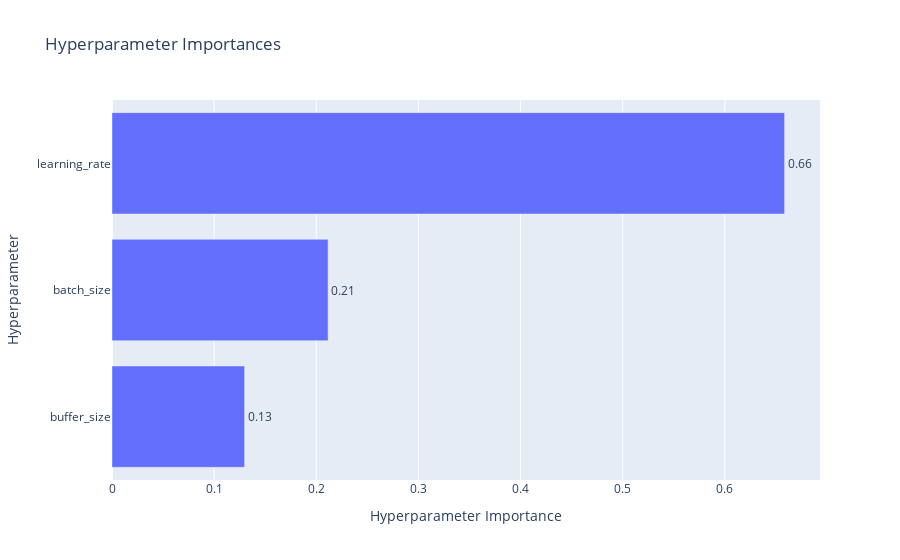

The notebook cell this image was saved under:
### Code cell
#Hyperparamters importance
#Ent_coef is the most important
plot_param_importances(study)

### Figure 1 — Plotly figure (JSON) as saved in the notebook; plotly's stock layout.template omitted (floating-point values rounded to 4 significant figures)
{"data": [{"cliponaxis": false, "hovertemplate": ["buffer_size (CategoricalDistribution): 0.12981509727392418<extra></extra>", "batch_size (CategoricalDistribution): 0.21160307011890866<extra></extra>", "learning_rate (FloatDistribution): 0.6585818326071671<extra></extra>"], "name": "Objective Value", "orientation": "h", "text": ["0.13", "0.21", "0.66"], "textposition": "outside", "type": "bar", "x": [0.1298, 0.2116, 0.6586], "y": ["buffer_size", "batch_size", "learning_rate"]}], "layout": {"title": {"text": "Hyperparameter Importances"}, "xaxis": {"title": {"text": "Hyperparameter Importance"}}, "yaxis": {"title": {"text": "Hyperparameter"}}}}
